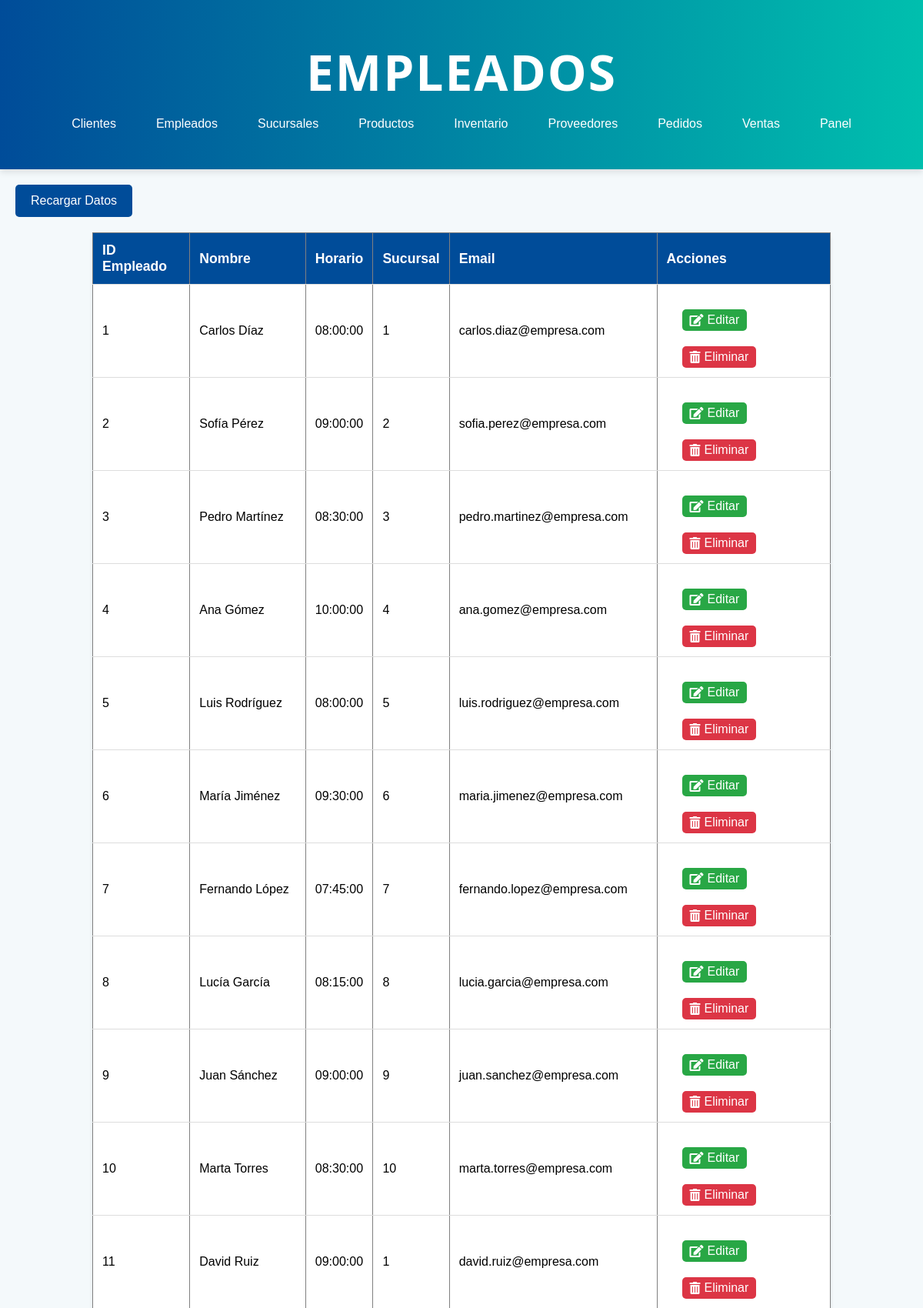
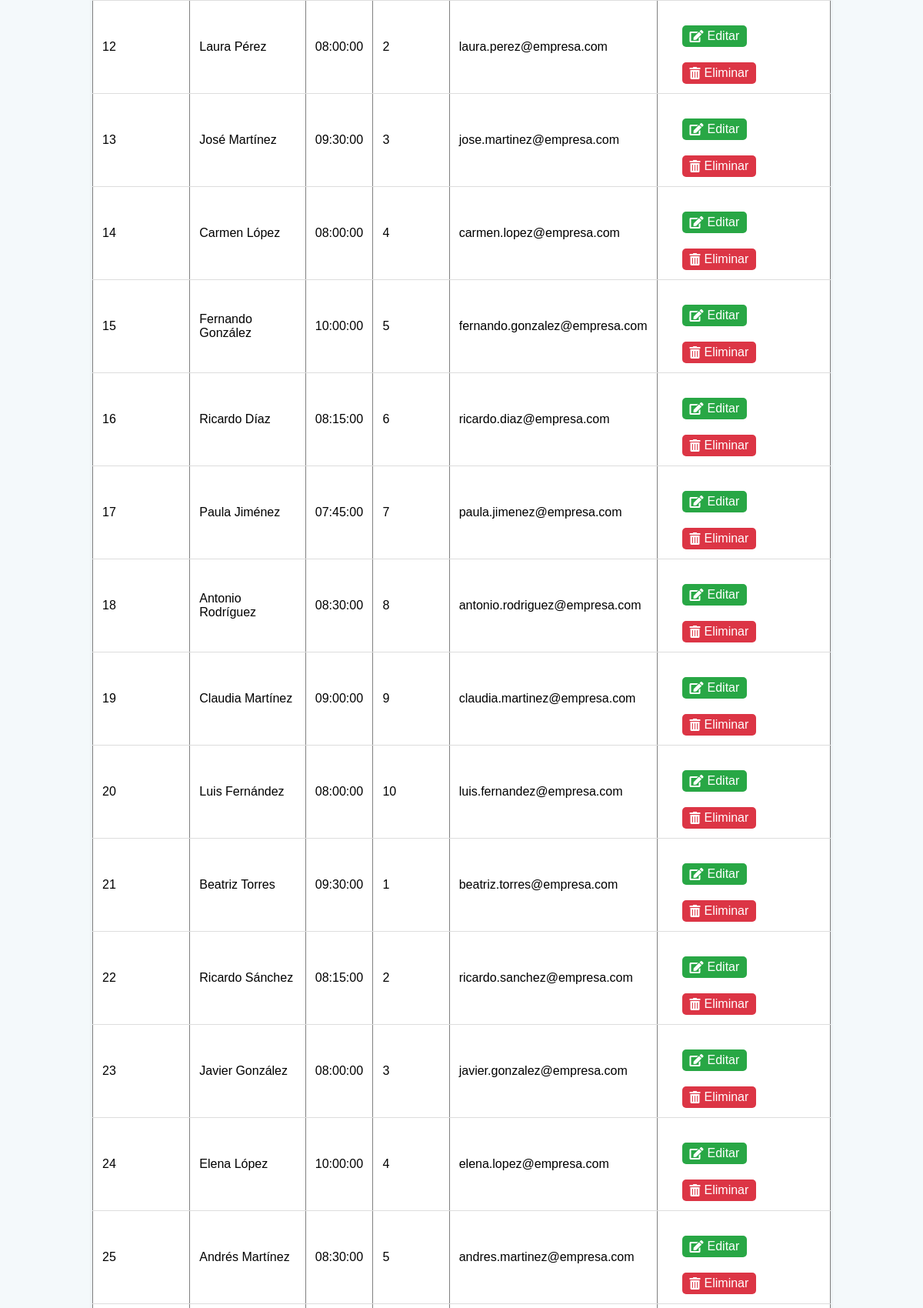
Page /empleado.php (upper part) on the committed database (2 pictures, top to bottom).
### tables this page shows
CREATE TABLE `empleado` (
  `idEmpleado` int(11) NOT NULL,
  `nombre` varchar(100) NOT NULL,
  `horario` time DEFAULT NULL,
  `sucursal` int(11) NOT NULL,
  `email` varchar(100) DEFAULT NULL,
  `contrasena` varchar(100) DEFAULT NULL
);

### empleado.php (the view, shortened to what this page needs)
<!DOCTYPE html>
<html lang="es">
<head>
    <link rel="stylesheet" href="css/stylesListas.css">
    <link rel="stylesheet" href="https://cdnjs.cloudflare.com/ajax/libs/font-awesome/5.15.3/css/all.min.css">
</head>
<body>
    <header class="header">
        <h1>Empleados</h1>
        <nav>
            <ul>
                <li><a href="cliente.php">Clientes</a></li>
                <li><a href="empleado.php">Empleados</a></li>
                <li><a href="sucursal.php">Sucursales</a></li>
                <li><a href="producto.php">Productos</a></li>
                <li><a href="inventario.php">Inventario</a></li>
                <li><a href="proveedor.php">Proveedores</a></li>
                <li><a href="pedido.php">Pedidos</a></li>
                <li><a href="venta.php">Ventas</a></li>
                <li><a href="administrador.php">Panel</a></li>
            </ul>
        </nav>
    </header>
    <button onclick="recargarDatos()">Recargar Datos</button>
    <table border="1">
        <thead>
            <tr>
                <th>ID Empleado</th>
                <th>Nombre</th>
                <th>Horario</th>
                <th>Sucursal</th>
                <th>Email</th>
                <th>Acciones</th>
            </tr>
        </thead>
        <tbody id="datosEmpleado">
            <?php
            $servername = "localhost";
            $username = "root";
            $password = "";
            $dbname = "drogueriasconfe";
            $conn = new mysqli($servername, $username, $password, $dbname);
            $sql = "SELECT idEmpleado, nombre, horario, sucursal, email FROM empleado";
            $result = $conn->query($sql);
            if ($result->num_rows > 0) {
                while($row = $result->fetch_assoc()) {
                    echo "<tr>
                            <td>" . $row["idEmpleado"] . "</td>
                            <td>" . $row["nombre"] . "</td>
                            <td>" . $row["horario"] . "</td>
                            <td>" . $row["sucursal"] . "</td>
                            <td>" . $row["email"] . "</td>
                            <td>
                                <button class='editar' onclick='editarEmpleado(" . $row["idEmpleado"] . ")'>
                                    <i class='fas fa-edit'></i> Editar
                                </button>
                                <button class='eliminar' onclick='eliminarEmpleado(" . $row["idEmpleado"] . ")'>
                                    <i class='fas fa-trash-alt'></i> Eliminar
                                </button>
                            </td>
                          </tr>";
                }
            } else {
                echo "<tr><td colspan='6'>No se encontraron empleados</td></tr>";
            }
            ?>
        </tbody>
    </table>
</body>
</html>

### css/stylesListas.css (style rules this page uses)
* { box-sizing: border-box; margin: 0; padding: 0; }
body { font-family: Arial, sans-serif; background-color: #f4f9fb; }
header { background: linear-gradient(to right, #004c99, #00bfae); color: white; text-align: center; padding: 50px 20px; box-shadow: 0 4px 8px rgba(0, 0, 0, 0.1); }
header h1 { font-size: 4em; font-family: 'Segoe UI', Tahoma, Geneva, Verdana, sans-serif; font-weight: 700; margin-bottom: 15px; letter-spacing: 2px; text-transform: uppercase; }
nav ul { display: flex; justify-content: center; list-style: none; }
nav ul li { margin: 0 10px; }
nav ul li a { color: #fff; text-decoration: none; padding: 0.5rem 1rem; border-radius: 5px; transition: background-color 0.3s ease; }
table { width: 80%; margin: 20px auto; border-collapse: collapse; background-color: white; box-shadow: 0 2px 4px rgba(0, 0, 0, 0.1); border-radius: 8px; }
th, td { padding: 12px; text-align: left; border-bottom: 1px solid #ddd; }
th { background-color: #004c99; color: white; font-size: 1.1em; }
button { background-color: #004c99; color: white; padding: 12px 20px; border: none; border-radius: 5px; font-size: 1em; cursor: pointer; transition: background-color 0.3s ease; margin-top: 20px; margin-left: 20px; }

### empleado.php (style rules this page uses)
.editar { background-color: #28a745; color: white; border: none; padding: 5px 10px; cursor: pointer; border-radius: 5px; display: inline-flex; align-items: center; }
.editar i { margin-right: 5px; }
.eliminar { background-color: #dc3545; color: white; border: none; padding: 5px 10px; cursor: pointer; border-radius: 5px; display: inline-flex; align-items: center; }
.eliminar i { margin-right: 5px; }

### rows in the picture
empleado: idEmpleado "1", nombre "Carlos Díaz", horario "08:00:00", sucursal "1", email "carlos.diaz@empresa.com"
empleado: idEmpleado "2", nombre "Sofía Pérez", horario "09:00:00", sucursal "2", email "sofia.perez@empresa.com"
empleado: idEmpleado "3", nombre "Pedro Martínez", horario "08:30:00", sucursal "3", email "pedro.martinez@empresa.com"
empleado: idEmpleado "4", nombre "Ana Gómez", horario "10:00:00", sucursal "4", email "ana.gomez@empresa.com"
empleado: idEmpleado "5", nombre "Luis Rodríguez", horario "08:00:00", sucursal "5", email "luis.rodriguez@empresa.com"
empleado: idEmpleado "6", nombre "María Jiménez", horario "09:30:00", sucursal "6", email "maria.jimenez@empresa.com"
empleado: idEmpleado "7", nombre "Fernando López", horario "07:45:00", sucursal "7", email "fernando.lopez@empresa.com"
empleado: idEmpleado "8", nombre "Lucía García", horario "08:15:00", sucursal "8", email "lucia.garcia@empresa.com"
empleado: idEmpleado "9", nombre "Juan Sánchez", horario "09:00:00", sucursal "9", email "juan.sanchez@empresa.com"
empleado: idEmpleado "10", nombre "Marta Torres", horario "08:30:00", sucursal "10", email "marta.torres@empresa.com"
empleado: idEmpleado "11", nombre "David Ruiz", horario "09:00:00", sucursal "1", email "david.ruiz@empresa.com"
empleado: idEmpleado "12", nombre "Laura Pérez", horario "08:00:00", sucursal "2", email "laura.perez@empresa.com"
empleado: idEmpleado "13", nombre "José Martínez", horario "09:30:00", sucursal "3", email "jose.martinez@empresa.com"
empleado: idEmpleado "14", nombre "Carmen López", horario "08:00:00", sucursal "4", email "carmen.lopez@empresa.com"
empleado: idEmpleado "15", nombre "Fernando González", horario "10:00:00", sucursal "5", email "fernando.gonzalez@empresa.com"
empleado: idEmpleado "16", nombre "Ricardo Díaz", horario "08:15:00", sucursal "6", email "ricardo.diaz@empresa.com"
empleado: idEmpleado "17", nombre "Paula Jiménez", horario "07:45:00", sucursal "7", email "paula.jimenez@empresa.com"
empleado: idEmpleado "18", nombre "Antonio Rodríguez", horario "08:30:00", sucursal "8", email "antonio.rodriguez@empresa.com"
empleado: idEmpleado "19", nombre "Claudia Martínez", horario "09:00:00", sucursal "9", email "claudia.martinez@empresa.com"
empleado: idEmpleado "20", nombre "Luis Fernández", horario "08:00:00", sucursal "10", email "luis.fernandez@empresa.com"
empleado: idEmpleado "21", nombre "Beatriz Torres", horario "09:30:00", sucursal "1", email "beatriz.torres@empresa.com"
empleado: idEmpleado "22", nombre "Ricardo Sánchez", horario "08:15:00", sucursal "2", email "ricardo.sanchez@empresa.com"
empleado: idEmpleado "23", nombre "Javier González", horario "08:00:00", sucursal "3", email "javier.gonzalez@empresa.com"
empleado: idEmpleado "24", nombre "Elena López", horario "10:00:00", sucursal "4", email "elena.lopez@empresa.com"
empleado: idEmpleado "25", nombre "Andrés Martínez", horario "08:30:00", sucursal "5", email "andres.martinez@empresa.com"
